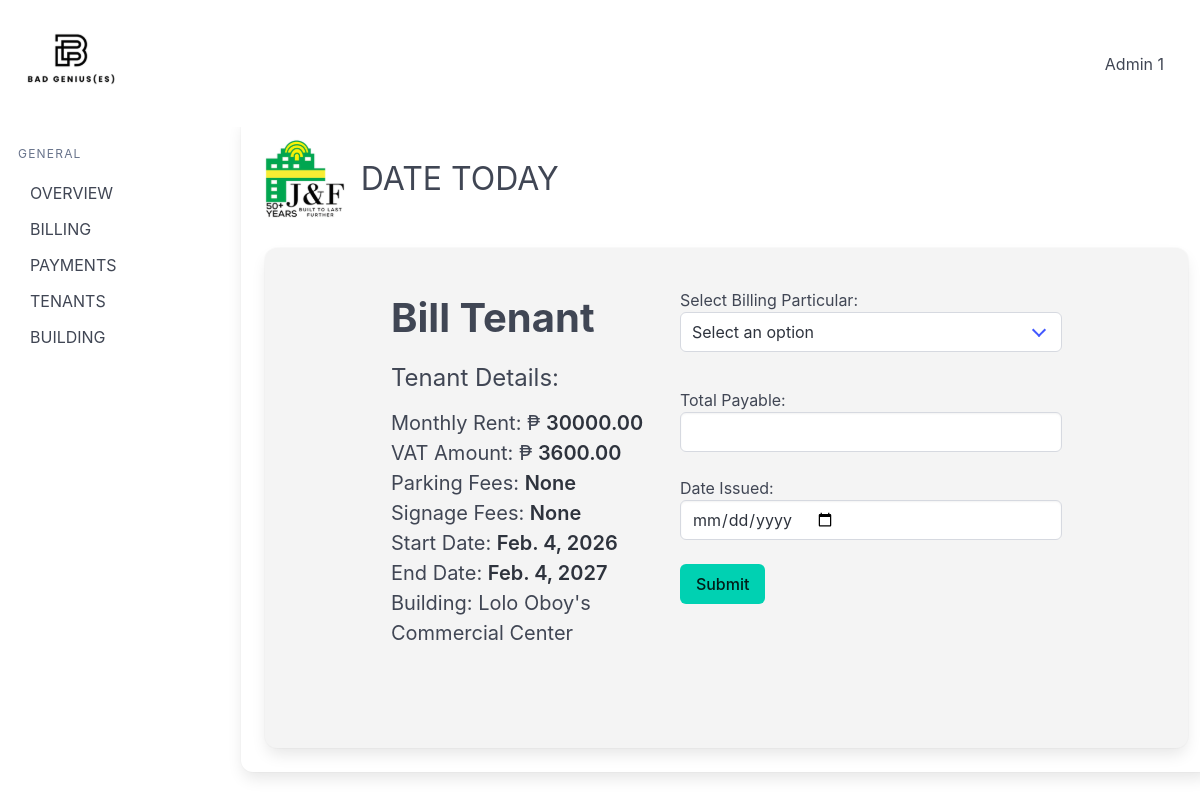
Before: /add_bill/2/ with the older database file.
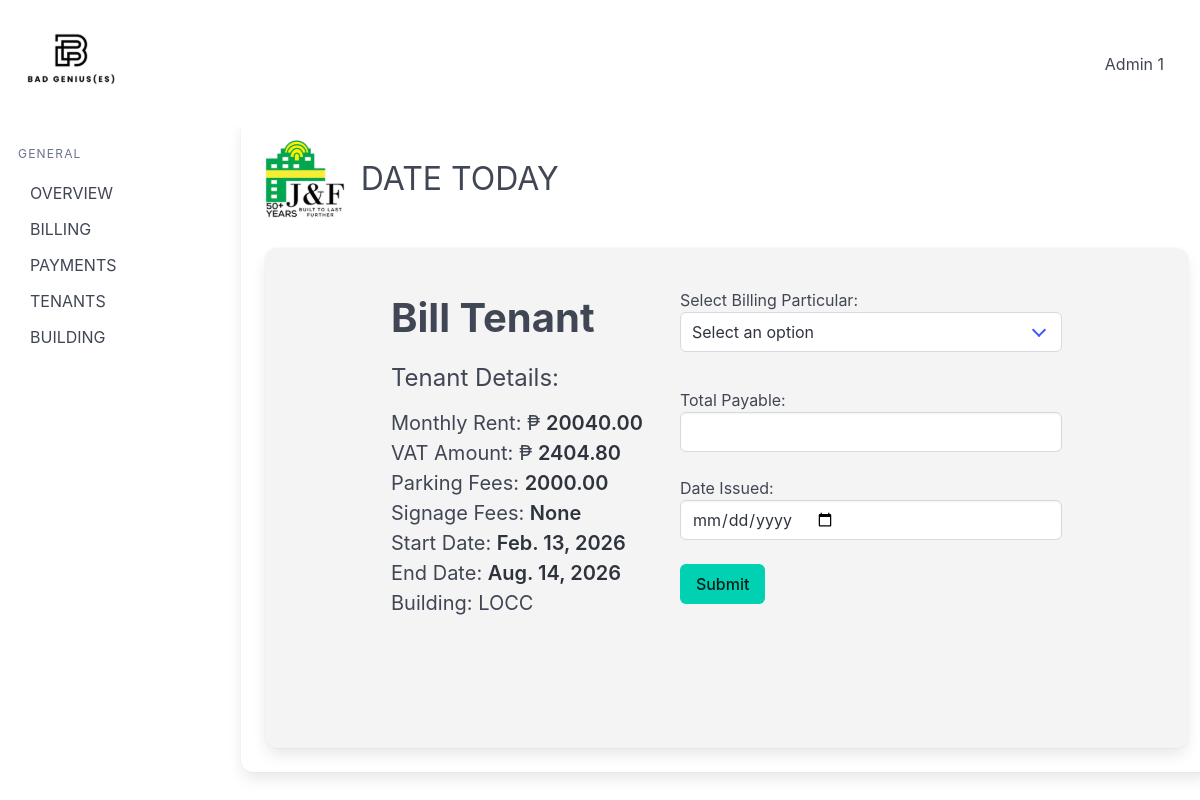
After: the same page with the newer database file.
### billingApp/models.py (models this page shows, shortened)
class Lease(models.Model):
    buildingName = models.ForeignKey(Building, on_delete=models.CASCADE)
    tenantName = models.ForeignKey(Tenant, on_delete=models.CASCADE)
    unitID = models.IntegerField()
    rentAmount = models.DecimalField(max_digits=12, decimal_places=2)
    vatAmount = models.DecimalField(max_digits=12, decimal_places=2)
    signageFees = models.DecimalField(max_digits=12, decimal_places=2, null=True, blank=True)
    parkingFees = models.DecimalField(max_digits=12, decimal_places=2, null=True, blank=True)
    CONTRACT_CHOICES = [
        (6, "6 months"),
        (12, "12 months"),
    ]
    contractLength = models.PositiveSmallIntegerField(choices=CONTRACT_CHOICES)
    contractStart = models.DateField()
    contractEnd = models.DateField(null=True, blank=True)
    pastLease = models.BooleanField(default=True, blank=True, null=True)

class Building(models.Model):
    buildingName = models.CharField(max_length=100, unique=True)
    roomCapacity = models.IntegerField()
    signageCapacity = models.IntegerField(default=0)
    parkingCapacity = models.IntegerField(default=0)
    buildingAddress = models.CharField(max_length=200)
    objects = models.Manager
    def __str__(self):
        return str(self.buildingName)

### billingApp/views.py (the view, shortened to what this page needs)
# urls.py: path('add_bill/<int:pk>/', views.add_bill, name='add_bill')
def add_bill(request, pk):
    tenant = get_object_or_404(Tenant, pk=pk)
    lease = (
        Lease.objects
        .filter(tenantName=tenant)
        .order_by("-contractStart")
        .first()
    )
    return render(request, "billingApp/add_bill.html", {"tenant": tenant, "lease": lease})

### billingApp/templates/billingApp/add_bill.html (shortened to what this page needs)
{% extends 'billingApp/base.html' %} {% load static %} {% block content %}
</div>
<div class="card2 card">
  <div class="card-content">
    <div class="columns is-justify-content-center p-4">
      <div class="column is-4">
        <h1 class="is-size-2 has-text-weight-bold pb-3">Bill Tenant</h1>
        <p class="is-size-4 mb-3">Tenant Details:</p>
        <p class="is-size-5 has-text-weight-normal">
          Monthly Rent: ₱
          <strong>{{ lease.rentAmount }}</strong>
        </p>
        <p class="is-size-5 has-text-weight-normal">
          VAT Amount: ₱
          <strong>{{ lease.vatAmount }}</strong>
        </p>
        <p class="is-size-5 has-text-weight-normal">
          Parking Fees:
          <strong>{{ lease.parkingFees }}</strong>
        </p>
        <p class="is-size-5 has-text-weight-normal">
          Signage Fees:
          <strong>{{ lease.signageFees }}</strong>
        </p>
        <p class="is-size-5 has-text-weight-normal">
          Start Date:
          <strong>{{ lease.contractStart }}</strong>
        </p>
        <p class="is-size-5 has-text-weight-normal">
          End Date:
          <strong>{{ lease.contractEnd }}</strong>
        </p>
        <p class="is-size-5 has-text-weight-normal">Building: {{ lease.buildingName }}</p>
      </div>
      <form method="POST" action="{% url 'add_bill' pk=tenant.pk %}">
        <div class="column is-full-width">
          <label for="billingFor">Select Billing Particular:</label>
          <div class="select is-fullwidth mb-3">
            <select id="billingFor" name="billingFor" required>
              <option value="" disabled selected>Select an option</option>
            </select>
          </div>
        </div>
        <div class="column">
          <label for="payable">Total Payable:</label>
          <input type="number" class="input" id="payable" name="payable" step="0.01" required />
        </div>
        <div class="column">
          <label for="dateIssued">Date Issued:</label>
          <input type="date" class="input" id="dateIssued" name="dateIssued" required />
        </div>
        <div class="column">
          <button type="submit" class="button is-primary">Submit</button>
        </div>
      </form>
    </div>
  </div>
</div>
{% endblock %}

Changed rows visible on the page:
no longer on this page (row edited): Lease: rentAmount "30000.00", vatAmount "3600.00", parkingFees "None", signageFees "None", contractStart "Feb. 4, 2026", contractEnd "Feb. 4, 2027", buildingName "Lolo Oboy's Commercial Center"
added Lease: rentAmount "20040.00", vatAmount "2404.80", parkingFees "2000.00", signageFees "None", contractStart "Feb. 13, 2026", contractEnd "Aug. 14, 2026", buildingName "LOCC"
